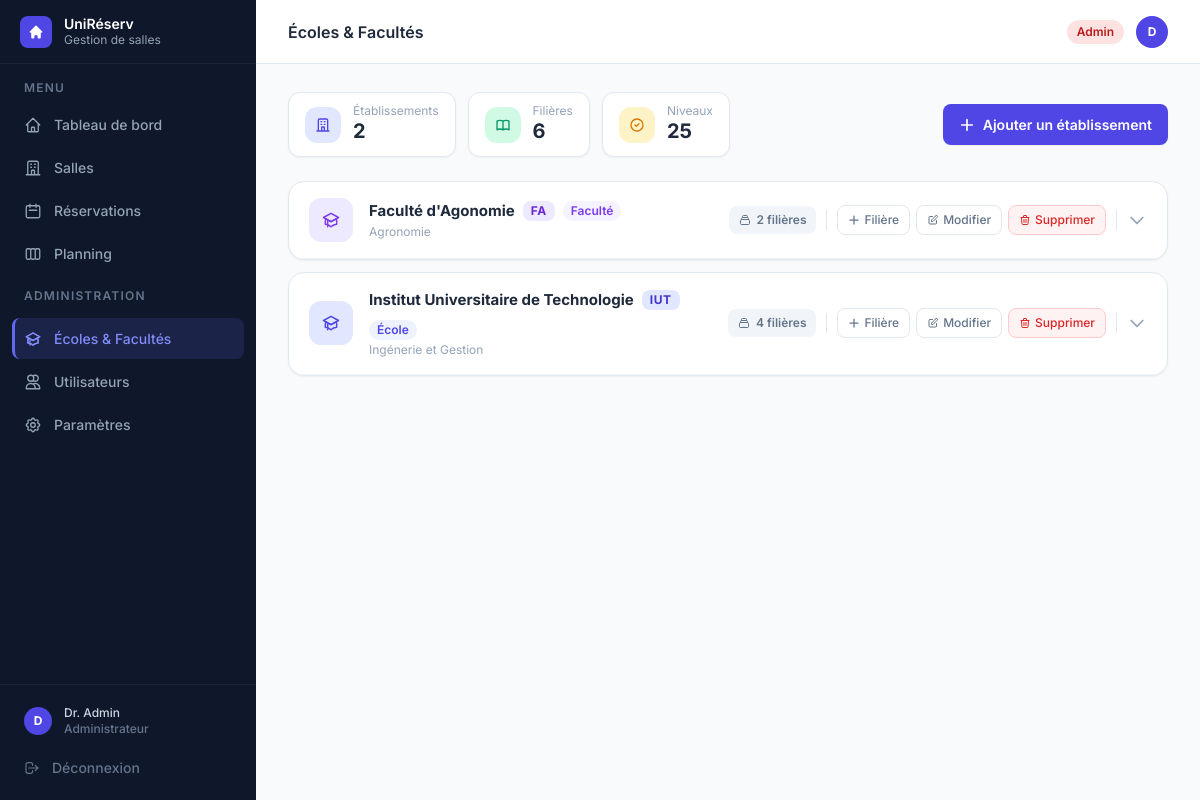
Before: /ecoles (signed in) with the older database file.
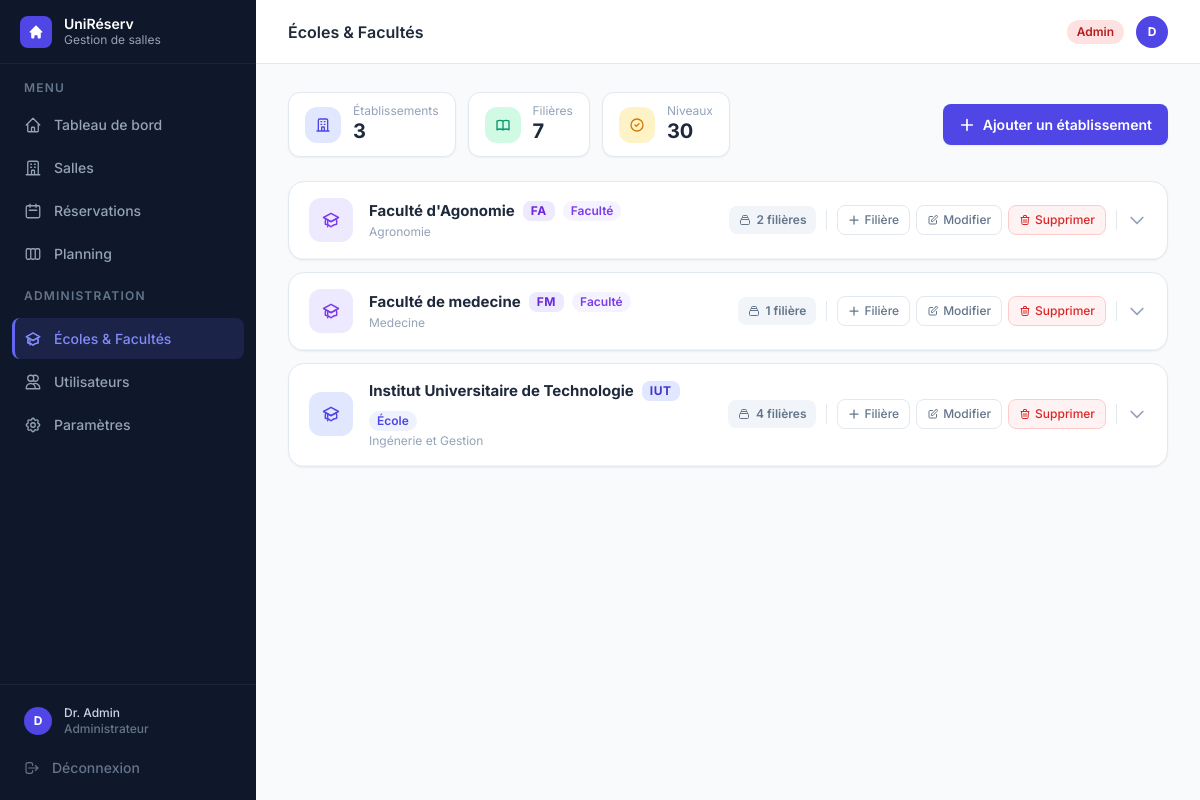
After: the same page with the newer database file.
### tables this page shows
CREATE TABLE ecoles (
            id          INTEGER PRIMARY KEY AUTOINCREMENT,
            nom         TEXT    NOT NULL UNIQUE,
            type        TEXT    NOT NULL DEFAULT 'ecole',
            description TEXT    NOT NULL DEFAULT ''
        , abreviation TEXT NOT NULL DEFAULT '');

### gestion de salle/app.py (the view)
@app.route("/ecoles")
@login_required
@admin_required
def ecoles():
    bd = get_bd()
    toutes_ecoles = bd.charger_toutes_ecoles()
    toutes_unites = bd.charger_toutes_unites()
    filieres_par_ecole = {}
    for e in toutes_ecoles:
        groupes = {}
        for u in toutes_unites:
            if u.ecole_id != e.id:
                continue
            if u.nom not in groupes:
                groupes[u.nom] = {"nom": u.nom, "abreviation": u.abreviation, "niveaux": []}
            groupes[u.nom]["niveaux"].append(u.niveau)
        for g in groupes.values():
            g["niveaux"].sort()
            g["cycle"] = "Licence" if g["niveaux"][0].startswith("L") else "Master"
        filieres_par_ecole[e.id] = sorted(groupes.values(), key=lambda f: f["nom"])
    return render_template("ecoles.html", active="ecoles",
                           ecoles=toutes_ecoles, filieres_par_ecole=filieres_par_ecole)

### gestion de salle/app.py (called while the page is built)
def get_bd():
    return BaseDonneesSQLite()

@app.context_processor
def inject_format_classe():
    return dict(format_classe=_format_classe)

def login_required(f):
    @wraps(f)
    def decorated(*args, **kwargs):
        if "user_id" not in session:
            return redirect(url_for("login"))
        return f(*args, **kwargs)
    return decorated

def admin_required(f):
    @wraps(f)
    def decorated(*args, **kwargs):
        if session.get("user_role") != "admin":
            flash("Accès réservé aux administrateurs.", "error")
            return redirect(url_for("dashboard"))
        return f(*args, **kwargs)
    return decorated

### gestion de salle/models/etablissement.py (called while the page is built)
    @property
    def id(self) -> int: return self.__id

    @id.setter
    def id(self, v: int):
        if self.__id is None: self.__id = v

    @property
    def nom(self) -> str: return self.__nom

    @property
    def type(self) -> str: return self.__type

    @property
    def description(self) -> str: return self.__description

    @property
    def abreviation(self) -> str: return self.__abreviation

    @id.setter
    def id(self, v: int):
        if self.__id is None: self.__id = v

    @property
    def nom(self) -> str: return self.__nom

### gestion de salle/templates/ecoles.html (shortened to what the changed rows need)
{% extends "base.html" %}
{% block heading %}Écoles & Facultés{% endblock %}
{% block content %}
{% set ns = namespace(total_filieres=0, total_niveaux=0) %}
{% for e in ecoles %}
  {% set fils = filieres_par_ecole.get(e.id, []) %}
  {% set ns.total_filieres = ns.total_filieres + fils|length %}
  {% for f in fils %}{% set ns.total_niveaux = ns.total_niveaux + f.niveaux|length %}{% endfor %}
{% endfor %}
<div class="space-y-6">
  <div class="flex items-center justify-between gap-4 flex-wrap">
    <div class="flex items-center gap-3 flex-wrap">
      <div class="flex items-center gap-3 bg-white rounded-xl border border-slate-200 shadow-sm px-4 py-3">
        <div>
          <p class="text-xs text-slate-400 leading-none">Établissements</p>
          <p class="text-xl font-bold text-slate-800 leading-tight mt-0.5">{{ ecoles|length }}</p>
        </div>
      </div>
      <div class="flex items-center gap-3 bg-white rounded-xl border border-slate-200 shadow-sm px-4 py-3">
        <div>
          <p class="text-xs text-slate-400 leading-none">Filières</p>
          <p class="text-xl font-bold text-slate-800 leading-tight mt-0.5">{{ ns.total_filieres }}</p>
        </div>
      </div>
      <div class="flex items-center gap-3 bg-white rounded-xl border border-slate-200 shadow-sm px-4 py-3">
        <div>
          <p class="text-xs text-slate-400 leading-none">Niveaux</p>
          <p class="text-xl font-bold text-slate-800 leading-tight mt-0.5">{{ ns.total_niveaux }}</p>
        </div>
      </div>
    </div>
  </div>
  {% if ecoles %}
  <div class="space-y-3">
    {% for e in ecoles %}
    {% set filieres = filieres_par_ecole.get(e.id, []) %}
    {% set is_faculte = e.type == 'faculte' %}
    <div class="bg-white rounded-2xl border border-slate-200 shadow-sm overflow-hidden">
      <div class="flex items-center gap-4 px-5 py-4 cursor-pointer select-none hover:bg-slate-50 transition-colors"
           onclick="toggleEcole({{ e.id }})">
        <div class="w-11 h-11 rounded-xl flex items-center justify-center shrink-0
          {% if is_faculte %}bg-violet-100{% else %}bg-indigo-100{% endif %}">
          <svg style="width:20px;height:20px" fill="none" stroke="currentColor" stroke-width="1.75" viewBox="0 0 24 24"
               class="{% if is_faculte %}text-violet-600{% else %}text-indigo-600{% endif %}">
            <path stroke-linecap="round" stroke-linejoin="round" d="M12 14l9-5-9-5-9 5 9 5z"/>
            <path stroke-linecap="round" stroke-linejoin="round" d="M12 14l6.16-3.422a12.083 12.083 0 01.665 6.479A11.952 11.952 0 0012 20.055a11.952 11.952 0 00-6.824-2.998 12.078 12.078 0 01.665-6.479L12 14zm-4 6v-7.5"/>
          </svg>
        </div>
        <div class="flex-1 min-w-0">
          <div class="flex items-center gap-2 flex-wrap">
            <span class="font-bold text-slate-800 text-[15px]">{{ e.nom }}</span>
            {% if e.abreviation %}
            <span class="px-2 py-0.5 rounded-lg text-xs font-bold tracking-wider
              {% if is_faculte %}bg-violet-100 text-violet-700{% else %}bg-indigo-100 text-indigo-700{% endif %}">
              {{ e.abreviation }}
            </span>
            {% endif %}
            <span class="px-2 py-0.5 rounded-full text-xs font-semibold
              {% if is_faculte %}bg-violet-50 text-violet-600{% else %}bg-indigo-50 text-indigo-600{% endif %}">
              {{ 'Faculté' if is_faculte else 'École' }}
            </span>
          </div>
          {% if e.description %}
          <p class="text-xs text-slate-400 mt-0.5 truncate">{{ e.description }}</p>
          {% endif %}
        </div>
        <div class="flex items-center gap-2 shrink-0">
          <span class="hidden sm:inline-flex items-center gap-1.5 px-2.5 py-1.5 rounded-lg bg-slate-100 text-slate-500 text-xs font-semibold">
            <svg class="w-3 h-3" fill="none" stroke="currentColor" stroke-width="2" viewBox="0 0 24 24">
              <path stroke-linecap="round" stroke-linejoin="round" d="M19 11H5m14 0a2 2 0 012 2v6a2 2 0 01-2 2H5a2 2 0 01-2-2v-6a2 2 0 012-2m14 0V9a2 2 0 00-2-2M5 11V9a2 2 0 012-2m0 0V5a2 2 0 012-2h6a2 2 0 012 2v2M7 7h10"/>
            </svg>
            {{ filieres|length }} filière{% if filieres|length != 1 %}s{% endif %}
          </span>
          <div class="flex items-center gap-1.5" onclick="event.stopPropagation()">
            <a href="{{ url_for('unites_ajouter', ecole_id=e.id) }}"
               class="inline-flex items-center gap-1 px-2.5 py-1.5 rounded-lg border border-slate-200 hover:border-indigo-200 hover:bg-indigo-50 hover:text-indigo-700 text-slate-500 text-xs font-medium transition">
              <svg class="w-3 h-3" fill="none" stroke="currentColor" stroke-width="2.5" viewBox="0 0 24 24"><path stroke-linecap="round" stroke-linejoin="round" d="M12 4v16m8-8H4"/></svg>
              Filière
            </a>
            <a href="{{ url_for('ecoles_modifier', ecole_id=e.id) }}"
               class="inline-flex items-center gap-1 px-2.5 py-1.5 rounded-lg border border-slate-200 hover:bg-slate-100 text-slate-500 text-xs font-medium transition">
              <svg class="w-3 h-3" fill="none" stroke="currentColor" stroke-width="2" viewBox="0 0 24 24"><path stroke-linecap="round" stroke-linejoin="round" d="M11 5H6a2 2 0 00-2 2v11a2 2 0 002 2h11a2 2 0 002-2v-5m-1.414-9.414a2 2 0 112.828 2.828L11.828 15H9v-2.828l8.586-8.586z"/></svg>
              Modifier
            </a>
            <form method="POST" action="{{ url_for('ecoles_supprimer', ecole_id=e.id) }}"
                  onsubmit="return confirm('Supprimer « {{ e.nom }} » et toutes ses filières ?')">
              <button type="submit"
                class="inline-flex items-center gap-1 px-2.5 py-1.5 rounded-lg border border-red-200 bg-red-50 hover:bg-red-100 text-red-600 text-xs font-medium transition">
                <svg class="w-3 h-3" fill="none" stroke="currentColor" stroke-width="2" viewBox="0 0 24 24"><path stroke-linecap="round" stroke-linejoin="round" d="M19 7l-.867 12.142A2 2 0 0116.138 21H7.862a2 2 0 01-1.995-1.858L5 7m5 4v6m4-6v6m1-10V4a1 1 0 00-1-1h-4a1 1 0 00-1 1v3M4 7h16"/></svg>
                Supprimer
              </button>
            </form>
          </div>
          <svg id="chevron-{{ e.id }}"
               class="ecole-chevron w-5 h-5 text-slate-400 shrink-0"
               fill="none" stroke="currentColor" stroke-width="2" viewBox="0 0 24 24">
            <path stroke-linecap="round" stroke-linejoin="round" d="M19 9l-7 7-7-7"/>
          </svg>
        </div>
      </div>
      <div id="body-{{ e.id }}" class="ecole-body border-t border-slate-100">
      </div>
    </div>
    {% endfor %}
  </div>
  {% endif %}
</div>
{% endblock %}

Changed rows visible on the page:
added ecoles: nom "Faculté de medecine", abreviation "FM", value "Faculté", description "Medecine", filieres "1"
Other visible differences:
{{ ecoles|length }}: "2" → "3"
{{ ns.total_filieres }}: "6" → "7"
{{ ns.total_niveaux }}: "25" → "30"
